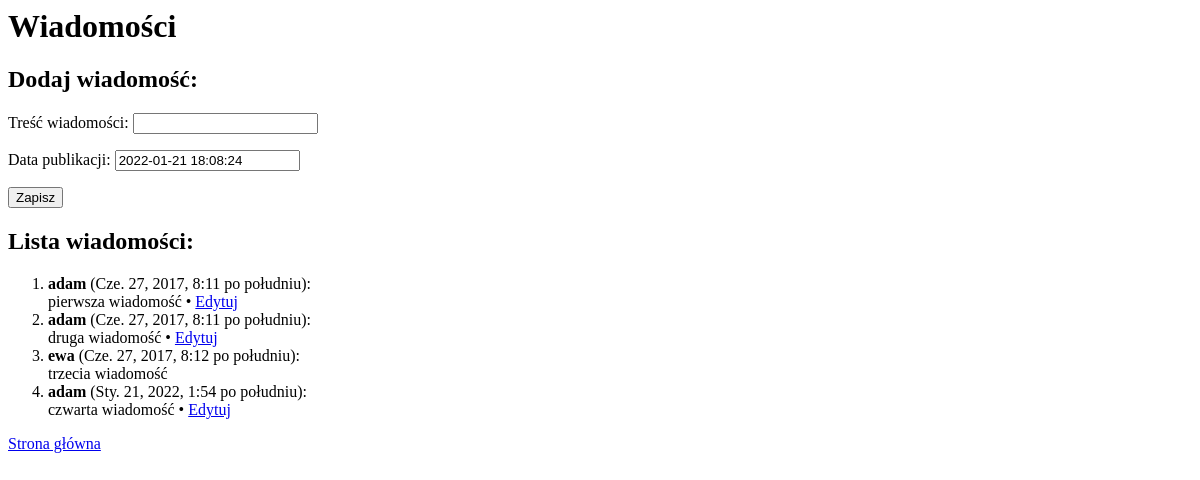
The page /dodaj/ (signed in) on the database as committed earlier.
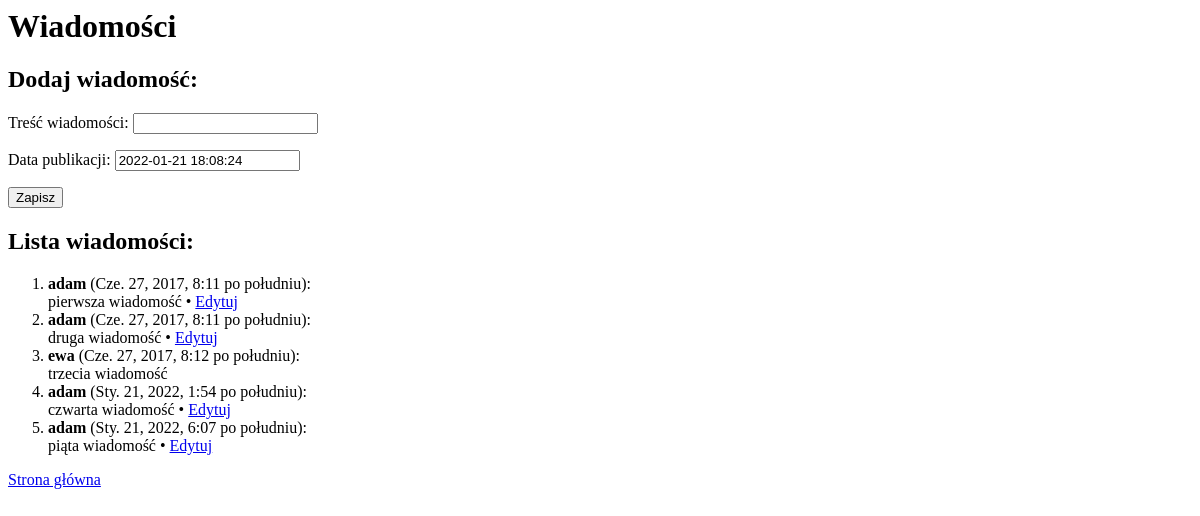
The same page on the database as committed later.
### czat/models.py (models this page shows, shortened)
class Wiadomosc(models.Model):
    tekst = models.CharField('treść wiadomości', max_length=250)
    data_pub = models.DateTimeField('data publikacji')
    autor = models.ForeignKey(User)
    class Meta:  # ustawienia dodatkowe
        verbose_name = u'wiadomość'  # nazwa obiektu w języku polskim
        verbose_name_plural = u'wiadomości'  # nazwa obiektów w l.m.
        ordering = ['data_pub']  # domyślne porządkowanie danych

### czat/views.py (the view, shortened to what this page needs)
class DodajWiadomosc(CreateView):
    model = Wiadomosc
    fields = ['tekst', 'data_pub']
    context_object_name = 'wiadomosci'
    success_url = '/dodaj'
    def get_initial(self):
        initial = super(DodajWiadomosc, self).get_initial()
        initial['data_pub'] = timezone.now()
        return initial
    def get_context_data(self, **kwargs):
        context = super(DodajWiadomosc, self).get_context_data(**kwargs)
        context['wiadomosci'] = Wiadomosc.objects.all()
        return context

### czat/templates/czat/wiadomosc_form.html (shortened to what this page needs)
<html>
  <body>
    <h1>Wiadomości</h1>
    <h2>Dodaj wiadomość:</h2>
    <form method="POST">
      {{ form.as_p }}
      <button type="submit">Zapisz</button>
    </form>
    <h2>Lista wiadomości:</h2>
    <ol>
      {% for wiadomosc in wiadomosci %}
      <li>
        <strong>{{ wiadomosc.autor.username }}</strong> ({{ wiadomosc.data_pub }}):
        <br /> {{ wiadomosc.tekst }}
                {% if wiadomosc.autor.username == user.username %}
        &bull; <a href="{% url 'czat:edytuj' wiadomosc.id %}">Edytuj</a>
        {% endif %}
      </li>
      {% endfor %}
    </ol>
    <p><a href="{% url 'czat:index' %}">Strona główna</a></p>
  </body>
</html>

Rows that differ between the two databases and show on the page:
added Wiadomosc: autor.username "adam", data_pub "Sty. 21, 2022, 6:07 po południu", tekst "piąta wiadomość", shows "Edytuj"
